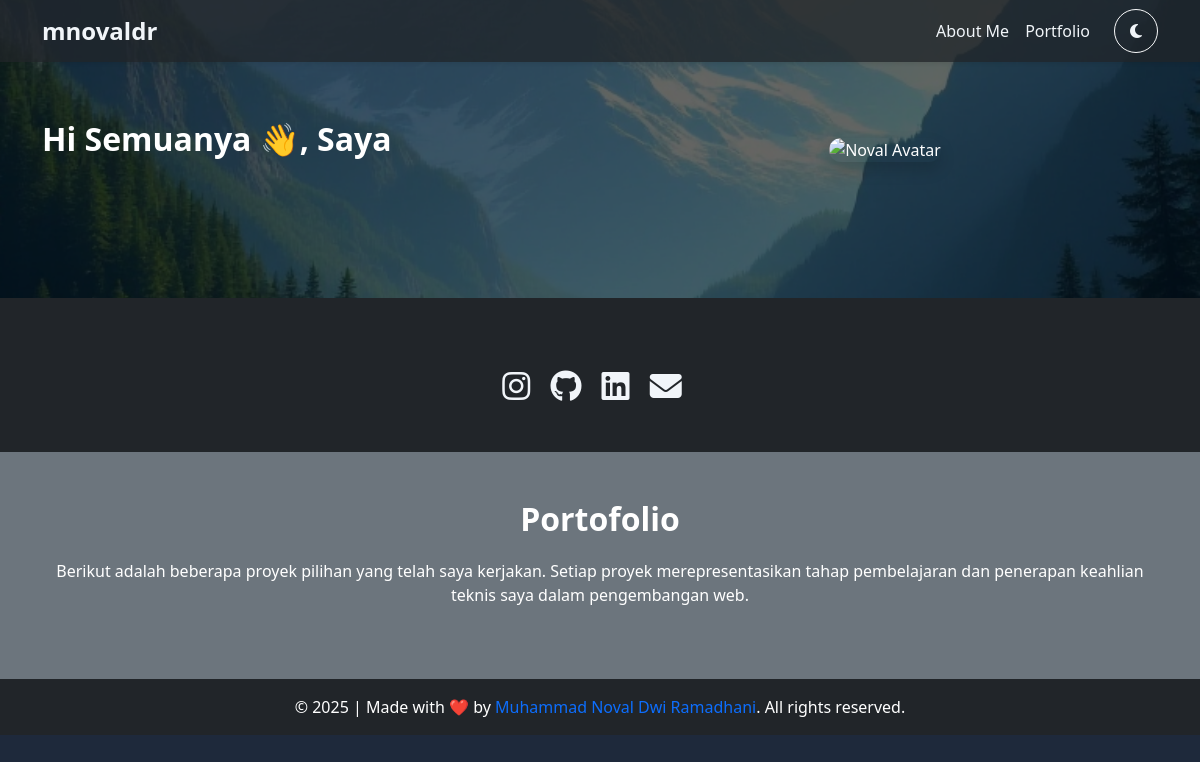
The app's page /, older data.
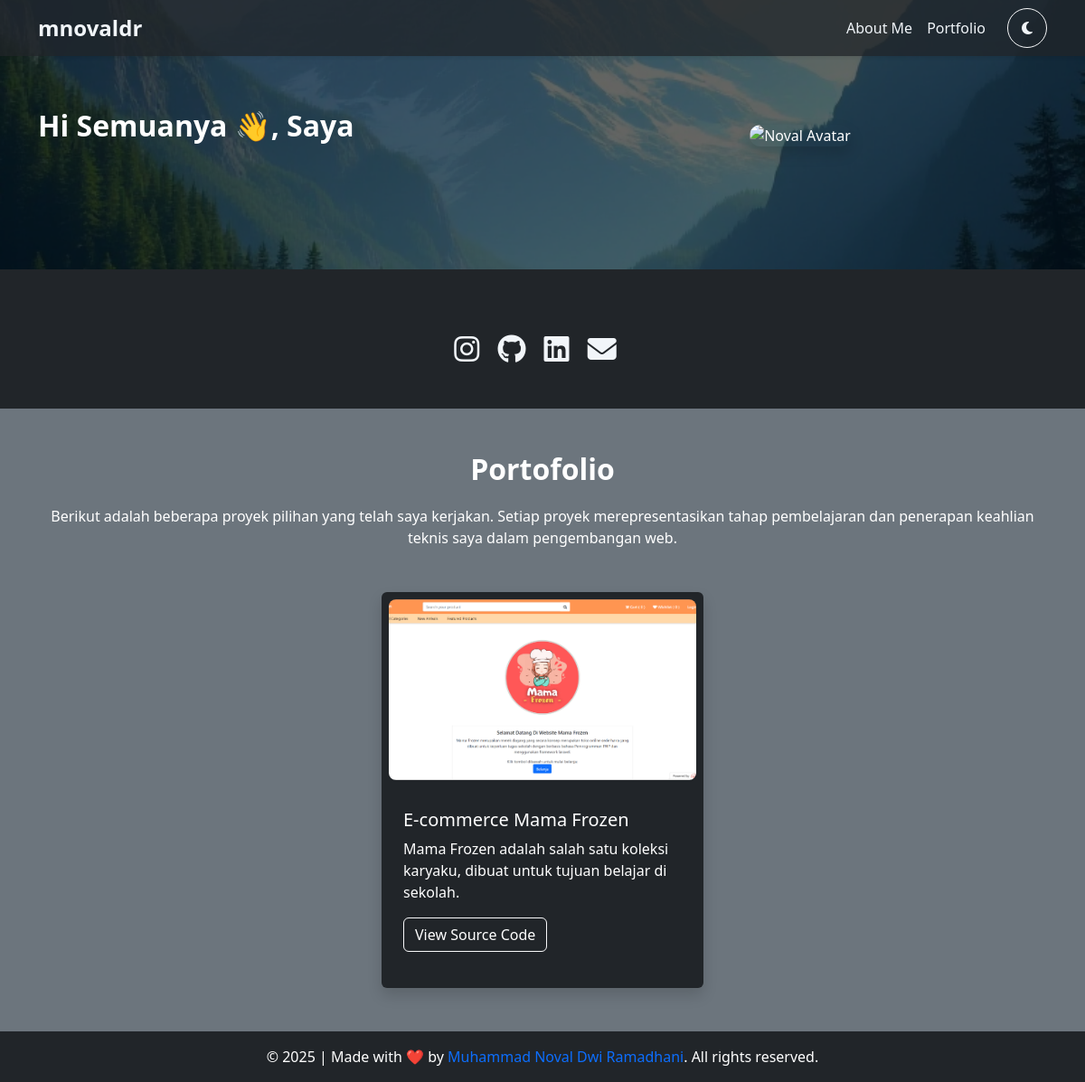
The same page, newer data.
### profil/models.py (models this page shows, shortened)
class Portofolio(models.Model):
    judul = models.CharField(max_length=100)
    deskripsi = models.TextField()
    gambar = models.ImageField(upload_to='portofolio/', blank=True, null=True)
    link_sumber = models.URLField(blank=True, null=True)

### profil/views.py (the view)
# urls.py: 2. Add a URL to urlpatterns:  path('', views.home, name='home')
def home(request):
    portofolios = Portofolio.objects.all()
    hero = Hero.objects.first()
    about = About.objects.first()
    return render(request, 'index.html', {
        'portofolios': portofolios,
        'hero': hero,
        'about': about
        })

### templates/index.html (shortened to what this page needs)
{% load static %}
<!DOCTYPE html>
<html lang="en">
<head>
  <link href="https://cdn.jsdelivr.net/npm/aos@2.3.4/dist/aos.css" rel="stylesheet">
  <link rel="stylesheet" href="https://cdn.jsdelivr.net/npm/bootstrap@5.3.3/dist/css/bootstrap.min.css">
  <link rel="stylesheet" href="https://cdnjs.cloudflare.com/ajax/libs/font-awesome/6.4.0/css/all.min.css">
</head>
<body>
  <nav class="navbar navbar-expand-lg navbar-dark bg-dark bg-opacity-75 fixed-top shadow-sm">
    <div class="container">
      <a class="navbar-brand" href="" target="_self">mnovaldr</a>
      <div class="collapse navbar-collapse justify-content-end" id="navbarNav">
        <ul class="navbar-nav">
          <li class="nav-item"><a class="nav-link" href="#about">About Me</a></li>
          <li class="nav-item"><a class="nav-link" href="#portfolio">Portfolio</a></li>
        </ul>
        <button id="darkModeToggle" class="btn btn-outline-light ms-3" title="Toggle Dark Mode">
          <i id="modeIcon" class="fas fa-moon"></i>
        </button>
      </div>
    </div>
  </nav>
  <section class="hero text-white text-center" id="hero" data-aos="fade-up">
    <div class="container hero-content">
      <div class="row align-items-center">
        <div class="col-lg-6 text-lg-start mb-4 mb-lg-0">
          <h2>Hi Semuanya 👋, Saya<br><strong>{{ hero.judul }}</strong></h2>
        </div>
        <div class="col-lg-6">
          <img src="{{ hero.gambar.url }}" alt="Noval Avatar" class="img-fluid rounded-4 shadow" width="400">
        </div>
      </div>
    </div>
  </section>
  <section class="py-5 bg-dark text-white" id="about" data-aos="fade-right">
    <div class="container text-center">
      <div class="mt-4 social-icons">
        <a href="{{ about.instagram }}" target="_blank" class="me-3"><i class="fab fa-instagram fa-2x"></i></a>
        <a href="{{ about.github }}" target="_blank" class="me-3"><i class="fab fa-github fa-2x"></i></a>
        <a href="{{ about.linkedin }}" target="_blank" class="me-3"><i class="fab fa-linkedin fa-2x"></i></a>
        <a href="mailto:{{ about.email }}" class="me-3"><i class="fas fa-envelope fa-2x"></i></a>
      </div>
    </div>
  </section>
  <section class="py-5 bg-secondary text-white" id="portfolio">
    <div class="container">
      <div class="text-center">
        <h2>Portofolio</h2>
        <p>Berikut adalah beberapa proyek pilihan yang telah saya kerjakan. Setiap proyek merepresentasikan tahap pembelajaran dan penerapan keahlian teknis saya dalam pengembangan web.</p>
      </div>
      <div class="row g-4 mt-4 justify-content-center">
        {% for p in portofolios %}
        <div class="col-md-4" data-aos="fade-up-left">
          <div class="card bg-dark text-white h-100 border-0 shadow p-2">
            <img src="{{ p.gambar.url }}" class="card-img-top portfolio-img" alt="Portfolio">
            <div class="card-body">
              <h5 class="card-title">{{ p.judul }}</h5>
              <p class="card-text">{{ p.deskripsi }}</p>
              {% if p.link_sumber %}
              <a href="{{ p.link_sumber }}" class="btn btn-outline-light" target="_blank">View Source Code</a>
              {% endif %}
            </div>
          </div>
        </div>
        {% endfor %}
      </div>
    </div>
  </section>
  <footer class="bg-dark text-white text-center py-3">
    <p class="mb-0">© 2025 | Made with ❤️ by <span class="text-primary">Muhammad Noval Dwi Ramadhani</span>. All rights reserved.</p>
  </footer>
</body>
</html>

Row changes from the older to the newer data that the page shows:
added Portofolio: gambar (picture), judul "E-commerce Mama Frozen", deskripsi "Mama Frozen adalah salah satu koleksi karyaku, dibuat untuk tujuan belajar di sekolah."
